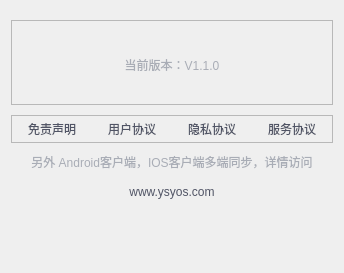
         <widget class="QWidget" name="pageAbout">
          <property name="styleSheet">
           <string notr="true">color:#505465;</string>
          </property>
          <layout class="QVBoxLayout" name="verticalLayout_6">
           <property name="spacing">
            <number>10</number>
           </property>
           <property name="topMargin">
            <number>20</number>
           </property>
           <property name="bottomMargin">
            <number>70</number>
           </property>
           <item>
            <widget class="QFrame" name="frame_6">
             <property name="frameShape">
              <enum>QFrame::StyledPanel</enum>
             </property>
             <property name="frameShadow">
              <enum>QFrame::Raised</enum>
             </property>
             <layout class="QVBoxLayout" name="verticalLayout_7">
              <property name="bottomMargin">
               <number>30</number>
              </property>
              <item>
               <layout class="QHBoxLayout" name="horizontalLayout_9">
                <property name="spacing">
                 <number>10</number>
                </property>
                <item>
                 <spacer name="horizontalSpacer_4">
                  <property name="orientation">
                   <enum>Qt::Horizontal</enum>
                  </property>
                  <property name="sizeHint" stdset="0">
                   <size>
                    <width>40</width>
                    <height>20</height>
                   </size>
                  </property>
                 </spacer>
                </item>
                <item>
                 <widget class="QLabel" name="label_23">
                  <property name="maximumSize">
                   <size>
                    <width>150</width>
                    <height>150</height>
                   </size>
                  </property>
                  <property name="text">
                   <string/>
                  </property>
                  <property name="pixmap">
                   <pixmap resource="res.qrc">:/main/resource/main/aboutlogo.png</pixmap>
                  </property>
                  <property name="scaledContents">
                   <bool>true</bool>
                  </property>
                 </widget>
                </item>
                <item>
                 <spacer name="horizontalSpacer_12">
                  <property name="orientation">
                   <enum>Qt::Horizontal</enum>
                  </property>
                  <property name="sizeHint" stdset="0">
                   <size>
                    <width>40</width>
                    <height>20</height>
                   </size>
                  </property>
                 </spacer>
                </item>
               </layout>
              </item>
              <item>
               <widget class="QLabel" name="label_24">
                <property name="maximumSize">
                 <size>
                  <width>16777215</width>
                  <height>20</height>
                 </size>
                </property>
                <property name="styleSheet">
                 <string notr="true">color:#A9ADB6;</string>
                </property>
                <property name="text">
                 <string>当前版本：V1.1.0</string>
                </property>
                <property name="alignment">
                 <set>Qt::AlignCenter</set>
                </property>
               </widget>
              </item>
             </layout>
            </widget>
           </item>
           <item>
            <widget class="QFrame" name="frame_8">
             <property name="maximumSize">
              <size>
               <width>16777215</width>
               <height>28</height>
              </size>
             </property>
             <property name="frameShape">
              <enum>QFrame::StyledPanel</enum>
             </property>
             <property name="frameShadow">
              <enum>QFrame::Raised</enum>
             </property>
             <layout class="QHBoxLayout" name="horizontalLayout_8">
              <property name="spacing">
               <number>0</number>
              </property>
              <property name="leftMargin">
               <number>0</number>
              </property>
              <property name="topMargin">
               <number>0</number>
              </property>
              <property name="rightMargin">
               <number>0</number>
              </property>
              <property name="bottomMargin">
               <number>0</number>
              </property>
              <item>
               <widget class="QPushButton" name="pushButton_4">
                <property name="cursor">
                 <cursorShape>PointingHandCursor</cursorShape>
                </property>
                <property name="styleSheet">
                 <string notr="true">QPushButton:pressed{
border:none;
}</string>
                </property>
                <property name="text">
                 <string>免责声明</string>
                </property>
                <property name="flat">
                 <bool>true</bool>
                </property>
               </widget>
              </item>
              <item>
               <widget class="QPushButton" name="pushButton_5">
                <property name="cursor">
                 <cursorShape>PointingHandCursor</cursorShape>
                </property>
                <property name="styleSheet">
                 <string notr="true">QPushButton:pressed{
border:none;
}</string>
                </property>
                <property name="text">
                 <string>用户协议</string>
                </property>
                <property name="flat">
                 <bool>true</bool>
                </property>
               </widget>
              </item>
              <item>
               <widget class="QPushButton" name="pushButton_6">
                <property name="cursor">
                 <cursorShape>PointingHandCursor</cursorShape>
                </property>
                <property name="styleSheet">
                 <string notr="true">QPushButton:pressed{
border:none;
}</string>
                </property>
                <property name="text">
                 <string>隐私协议</string>
                </property>
                <property name="flat">
                 <bool>true</bool>
                </property>
               </widget>
              </item>
              <item>
               <widget class="QPushButton" name="pushButton_7">
                <property name="cursor">
                 <cursorShape>PointingHandCursor</cursorShape>
                </property>
                <property name="styleSheet">
                 <string notr="true">QPushButton:pressed{
border:none;
}</string>
                </property>
                <property name="text">
                 <string>服务协议</string>
                </property>
                <property name="flat">
                 <bool>true</bool>
                </property>
               </widget>
              </item>
             </layout>
            </widget>
           </item>
           <item>
            <widget class="QLabel" name="label_25">
             <property name="maximumSize">
              <size>
               <width>16777215</width>
               <height>20</height>
              </size>
             </property>
             <property name="styleSheet">
              <string notr="true">color:#A9ADB6;</string>
             </property>
             <property name="text">
              <string>另外 Android客户端，IOS客户端多端同步，详情访问</string>
             </property>
             <property name="alignment">
              <set>Qt::AlignCenter</set>
             </property>
            </widget>
           </item>
           <item>
            <widget class="QPushButton" name="pushButton_3">
             <property name="cursor">
              <cursorShape>PointingHandCursor</cursorShape>
             </property>
             <property name="styleSheet">
              <string notr="true">QPushButton:pressed{
border:none;
}</string>
             </property>
             <property name="text">
              <string>www.ysyos.com</string>
             </property>
             <property name="flat">
              <bool>true</bool>
             </property>
            </widget>
           </item>
          </layout>
         </widget>
